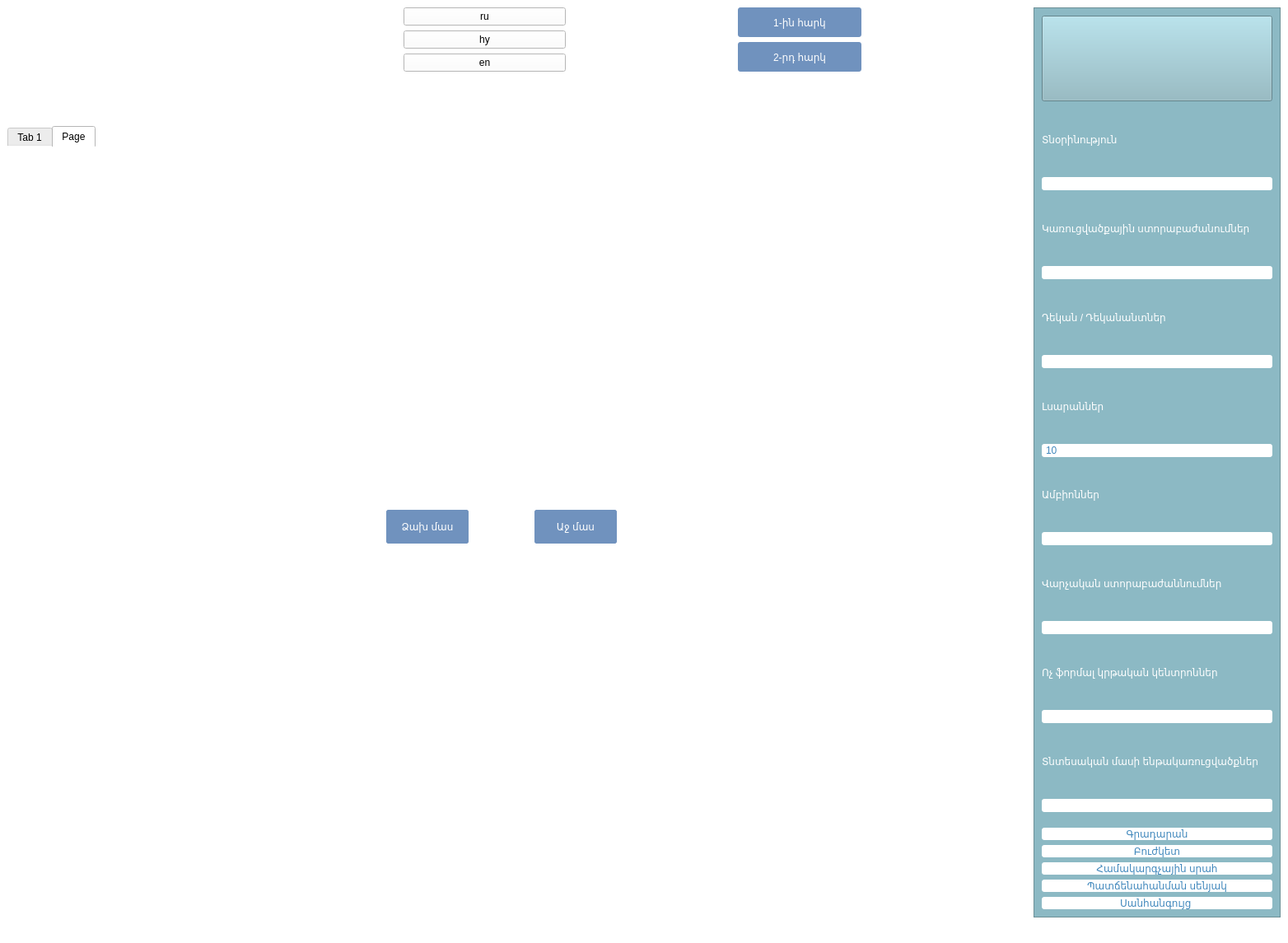
<?xml version="1.0" encoding="UTF-8"?>
<ui version="4.0">
 <class>MainWindow</class>
 <widget class="QMainWindow" name="MainWindow">
  <property name="geometry">
   <rect>
    <x>0</x>
    <y>0</y>
    <width>1564</width>
    <height>1145</height>
   </rect>
  </property>
  <property name="windowTitle">
   <string>MainWindow</string>
  </property>
  <property name="styleSheet">
   <string notr="true">background-color: rgb(255, 255, 255);</string>
  </property>
  <widget class="QWidget" name="centralwidget">
   <layout class="QGridLayout" name="gridLayout">
    <item row="3" column="5">
     <layout class="QVBoxLayout" name="verticalLayout_3">
      <item>
       <widget class="QPushButton" name="pushButton_floor1">
        <property name="maximumSize">
         <size>
          <width>150</width>
          <height>40</height>
         </size>
        </property>
        <property name="styleSheet">
         <string notr="true">color: rgb(255, 255, 255);
background-color: rgb(112, 146, 190);
font: 16pt &quot;Segoe UI&quot;;

border: none;
border-radius: 3px;</string>
        </property>
        <property name="text">
         <string>1-ին հարկ</string>
        </property>
       </widget>
      </item>
      <item>
       <widget class="QPushButton" name="pushButton_floor2">
        <property name="maximumSize">
         <size>
          <width>150</width>
          <height>40</height>
         </size>
        </property>
        <property name="styleSheet">
         <string notr="true">color: rgb(255, 255, 255);
background-color: rgb(112, 146, 190);
font: 16pt &quot;Segoe UI&quot;;

border: none;
border-radius: 3px;</string>
        </property>
        <property name="text">
         <string>2-րդ հարկ</string>
        </property>
       </widget>
      </item>
     </layout>
    </item>
    <item row="3" column="2">
     <widget class="QLabel" name="label_ned_logo">
      <property name="enabled">
       <bool>true</bool>
      </property>
      <property name="maximumSize">
       <size>
        <width>268</width>
        <height>78</height>
       </size>
      </property>
      <property name="text">
       <string/>
      </property>
      <property name="pixmap">
       <pixmap>../img/Logo/ned.png</pixmap>
      </property>
      <property name="scaledContents">
       <bool>true</bool>
      </property>
     </widget>
    </item>
    <item row="3" column="0">
     <widget class="QLabel" name="label_ysuib_logo">
      <property name="maximumSize">
       <size>
        <width>86</width>
        <height>81</height>
       </size>
      </property>
      <property name="text">
       <string/>
      </property>
      <property name="pixmap">
       <pixmap>../img/Logo/ysu.png</pixmap>
      </property>
      <property name="scaledContents">
       <bool>true</bool>
      </property>
     </widget>
    </item>
    <item row="3" column="6">
     <widget class="QLabel" name="label_ysu_img">
      <property name="maximumSize">
       <size>
        <width>210</width>
        <height>156</height>
       </size>
      </property>
      <property name="text">
       <string/>
      </property>
      <property name="pixmap">
       <pixmap>../img/Logo/ysuib_1.png</pixmap>
      </property>
      <property name="scaledContents">
       <bool>true</bool>
      </property>
     </widget>
    </item>
    <item row="14" column="0" colspan="7">
     <widget class="QTabWidget" name="tabWidget_floorplan">
      <property name="maximumSize">
       <size>
        <width>16777215</width>
        <height>16777215</height>
       </size>
      </property>
      <property name="styleSheet">
       <string notr="true">background-color: rgb(255, 255, 255);
border: none;</string>
      </property>
      <property name="currentIndex">
       <number>1</number>
      </property>
      <widget class="QWidget" name="tab">
       <attribute name="title">
        <string>Tab 1</string>
       </attribute>
       <widget class="QLabel" name="label_tab_floorplan1">
        <property name="geometry">
         <rect>
          <x>-15</x>
          <y>-10</y>
          <width>1221</width>
          <height>561</height>
         </rect>
        </property>
        <property name="styleSheet">
         <string notr="true"/>
        </property>
        <property name="text">
         <string/>
        </property>
        <property name="pixmap">
         <pixmap>../img/FloorOne/floor1.png</pixmap>
        </property>
        <property name="scaledContents">
         <bool>true</bool>
        </property>
       </widget>
       <widget class="QPushButton" name="pushButton_3">
        <property name="geometry">
         <rect>
          <x>240</x>
          <y>80</y>
          <width>91</width>
          <height>51</height>
         </rect>
        </property>
        <property name="styleSheet">
         <string notr="true">background-color: transparent; border: none;</string>
        </property>
        <property name="text">
         <string/>
        </property>
       </widget>
       <widget class="QPushButton" name="btn_in">
        <property name="geometry">
         <rect>
          <x>460</x>
          <y>440</y>
          <width>100</width>
          <height>41</height>
         </rect>
        </property>
        <property name="styleSheet">
         <string notr="true">color: rgb(255, 255, 255);

font: 16pt &quot;Segoe UI&quot;;

border: none;
border-radius: 3px;
background-color: rgb(112, 146, 190);</string>
        </property>
        <property name="text">
         <string>Ներս</string>
        </property>
       </widget>
       <widget class="QPushButton" name="btn_out">
        <property name="geometry">
         <rect>
          <x>640</x>
          <y>440</y>
          <width>100</width>
          <height>41</height>
         </rect>
        </property>
        <property name="styleSheet">
         <string notr="true">color: rgb(255, 255, 255);

font: 16pt &quot;Segoe UI&quot;;

border: none;
border-radius: 3px;
background-color: rgb(112, 146, 190);</string>
        </property>
        <property name="text">
         <string>Դուրս</string>
        </property>
       </widget>
       <widget class="QLabel" name="label_room_name">
        <property name="geometry">
         <rect>
          <x>320</x>
          <y>320</y>
          <width>561</width>
          <height>111</height>
         </rect>
        </property>
        <property name="styleSheet">
         <string notr="true">font: 14pt &quot;Segoe UI&quot;;
font: 700 14pt &quot;Segoe UI&quot;;
color: rgb(65, 136, 188);
background-color: rgb(255, 255, 255);
border: none;
border-radius: 3px;
text-align: center;</string>
        </property>
        <property name="text">
         <string/>
        </property>
        <property name="alignment">
         <set>Qt::AlignCenter</set>
        </property>
       </widget>
       <widget class="QPushButton" name="pushButton_11">
        <property name="geometry">
         <rect>
          <x>270</x>
          <y>160</y>
          <width>57</width>
          <height>61</height>
         </rect>
        </property>
        <property name="styleSheet">
         <string notr="true">background-color: transparent;</string>
        </property>
        <property name="text">
         <string/>
        </property>
       </widget>
       <widget class="QPushButton" name="pushButton_10">
        <property name="geometry">
         <rect>
          <x>330</x>
          <y>180</y>
          <width>61</width>
          <height>41</height>
         </rect>
        </property>
        <property name="styleSheet">
         <string notr="true">background-color: transparent;</string>
        </property>
        <property name="text">
         <string/>
        </property>
       </widget>
       <widget class="QPushButton" name="pushButton_19">
        <property name="geometry">
         <rect>
          <x>540</x>
          <y>40</y>
          <width>41</width>
          <height>81</height>
         </rect>
        </property>
        <property name="styleSheet">
         <string notr="true">background-color: transparent;</string>
        </property>
        <property name="text">
         <string/>
        </property>
       </widget>
       <widget class="QPushButton" name="pushButton_21">
        <property name="geometry">
         <rect>
          <x>620</x>
          <y>40</y>
          <width>41</width>
          <height>81</height>
         </rect>
        </property>
        <property name="styleSheet">
         <string notr="true">background-color: transparent;</string>
        </property>
        <property name="text">
         <string/>
        </property>
       </widget>
       <widget class="QPushButton" name="pushButton_28">
        <property name="geometry">
         <rect>
          <x>840</x>
          <y>160</y>
          <width>101</width>
          <height>61</height>
         </rect>
        </property>
        <property name="styleSheet">
         <string notr="true">background-color: transparent;</string>
        </property>
        <property name="text">
         <string/>
        </property>
       </widget>
       <widget class="QPushButton" name="pushButton_29">
        <property name="geometry">
         <rect>
          <x>1050</x>
          <y>220</y>
          <width>61</width>
          <height>61</height>
         </rect>
        </property>
        <property name="styleSheet">
         <string notr="true">background-color: transparent;</string>
        </property>
        <property name="text">
         <string/>
        </property>
       </widget>
       <widget class="QPushButton" name="pushButton_29a">
        <property name="geometry">
         <rect>
          <x>1120</x>
          <y>220</y>
          <width>51</width>
          <height>61</height>
         </rect>
        </property>
        <property name="styleSheet">
         <string notr="true">background-color: transparent;</string>
        </property>
        <property name="text">
         <string/>
        </property>
       </widget>
       <widget class="QPushButton" name="pushButton_30">
        <property name="geometry">
         <rect>
          <x>1080</x>
          <y>300</y>
          <width>91</width>
          <height>51</height>
         </rect>
        </property>
        <property name="styleSheet">
         <string notr="true">background-color: transparent;</string>
        </property>
        <property name="text">
         <string/>
        </property>
       </widget>
       <widget class="QPushButton" name="pushButton_58">
        <property name="geometry">
         <rect>
          <x>910</x>
          <y>430</y>
          <width>61</width>
          <height>61</height>
         </rect>
        </property>
        <property name="styleSheet">
         <string notr="true">background-color: transparent;</string>
        </property>
        <property name="text">
         <string/>
        </property>
       </widget>
       <widget class="QPushButton" name="pushButton_31">
        <property name="geometry">
         <rect>
          <x>980</x>
          <y>390</y>
          <width>61</width>
          <height>101</height>
         </rect>
        </property>
        <property name="styleSheet">
         <string notr="true">background-color: transparent;</string>
        </property>
        <property name="text">
         <string/>
        </property>
       </widget>
       <widget class="QPushButton" name="pushButton_library">
        <property name="geometry">
         <rect>
          <x>500</x>
          <y>150</y>
          <width>201</width>
          <height>61</height>
         </rect>
        </property>
        <property name="styleSheet">
         <string notr="true">background-color: transparent;</string>
        </property>
        <property name="text">
         <string/>
        </property>
       </widget>
       <widget class="QPushButton" name="pushButton_wc_m">
        <property name="geometry">
         <rect>
          <x>940</x>
          <y>230</y>
          <width>31</width>
          <height>51</height>
         </rect>
        </property>
        <property name="styleSheet">
         <string notr="true">background-color: transparent;</string>
        </property>
        <property name="text">
         <string/>
        </property>
       </widget>
       <widget class="QPushButton" name="pushButton_wc_w1">
        <property name="geometry">
         <rect>
          <x>990</x>
          <y>230</y>
          <width>51</width>
          <height>51</height>
         </rect>
        </property>
        <property name="styleSheet">
         <string notr="true">background-color: transparent;</string>
        </property>
        <property name="text">
         <string/>
        </property>
       </widget>
       <widget class="QPushButton" name="pushButton_wc_w2">
        <property name="geometry">
         <rect>
          <x>420</x>
          <y>160</y>
          <width>21</width>
          <height>61</height>
         </rect>
        </property>
        <property name="styleSheet">
         <string notr="true">background-color: transparent;</string>
        </property>
        <property name="text">
         <string/>
        </property>
       </widget>
       <widget class="QPushButton" name="pushButton_computer_room">
        <property name="geometry">
         <rect>
          <x>810</x>
          <y>80</y>
          <width>121</width>
          <height>61</height>
         </rect>
        </property>
        <property name="styleSheet">
         <string notr="true">background-color: transparent;</string>
        </property>
        <property name="text">
         <string/>
        </property>
       </widget>
       <widget class="QPushButton" name="pushButton_xerox">
        <property name="geometry">
         <rect>
          <x>270</x>
          <y>250</y>
          <width>61</width>
          <height>41</height>
         </rect>
        </property>
        <property name="styleSheet">
         <string notr="true">background-color: transparent;</string>
        </property>
        <property name="text">
         <string/>
        </property>
       </widget>
       <widget class="QPushButton" name="pushButton_bujket">
        <property name="geometry">
         <rect>
          <x>470</x>
          <y>150</y>
          <width>21</width>
          <height>61</height>
         </rect>
        </property>
        <property name="styleSheet">
         <string notr="true">background-color: transparent;</string>
        </property>
        <property name="text">
         <string/>
        </property>
       </widget>
       <widget class="QLabel" name="label_2">
        <property name="geometry">
         <rect>
          <x>-12</x>
          <y>-5</y>
          <width>221</width>
          <height>51</height>
         </rect>
        </property>
        <property name="styleSheet">
         <string notr="true">background-color: rgb(255, 255, 255);</string>
        </property>
        <property name="text">
         <string/>
        </property>
       </widget>
       <widget class="QLabel" name="label_3">
        <property name="geometry">
         <rect>
          <x>1200</x>
          <y>10</y>
          <width>49</width>
          <height>581</height>
         </rect>
        </property>
        <property name="styleSheet">
         <string notr="true">background-color: rgb(255, 255, 255);</string>
        </property>
        <property name="text">
         <string/>
        </property>
       </widget>
      </widget>
      <widget class="QWidget" name="tab_floorplan2">
       <attribute name="title">
        <string>Page</string>
       </attribute>
       <widget class="QLabel" name="label_tab_floorplan2">
        <property name="geometry">
         <rect>
          <x>-30</x>
          <y>-30</y>
          <width>1251</width>
          <height>601</height>
         </rect>
        </property>
        <property name="text">
         <string/>
        </property>
        <property name="pixmap">
         <pixmap>../img/FloorTwo/floor2_L.png</pixmap>
        </property>
        <property name="scaledContents">
         <bool>true</bool>
        </property>
       </widget>
       <widget class="QPushButton" name="btn_in2">
        <property name="geometry">
         <rect>
          <x>460</x>
          <y>440</y>
          <width>100</width>
          <height>41</height>
         </rect>
        </property>
        <property name="styleSheet">
         <string notr="true">color: rgb(255, 255, 255);

font: 16pt &quot;Segoe UI&quot;;

border: none;
border-radius: 3px;
background-color: rgb(112, 146, 190);</string>
        </property>
        <property name="text">
         <string>Ներս</string>
        </property>
       </widget>
       <widget class="QPushButton" name="btn_out2">
        <property name="geometry">
         <rect>
          <x>640</x>
          <y>440</y>
          <width>100</width>
          <height>41</height>
         </rect>
        </property>
        <property name="styleSheet">
         <string notr="true">color: rgb(255, 255, 255);

font: 16pt &quot;Segoe UI&quot;;

border: none;
border-radius: 3px;
background-color: rgb(112, 146, 190);</string>
        </property>
        <property name="text">
         <string>Դուրս</string>
        </property>
       </widget>
       <widget class="QLabel" name="label_room_name2">
        <property name="geometry">
         <rect>
          <x>320</x>
          <y>320</y>
          <width>561</width>
          <height>111</height>
         </rect>
        </property>
        <property name="styleSheet">
         <string notr="true">font: 14pt &quot;Segoe UI&quot;;
font: 700 14pt &quot;Segoe UI&quot;;
color: rgb(65, 136, 188);
background-color: rgb(255, 255, 255);
border: none;
border-radius: 3px;
text-align: center;</string>
        </property>
        <property name="text">
         <string/>
        </property>
        <property name="alignment">
         <set>Qt::AlignCenter</set>
        </property>
       </widget>
       <widget class="QPushButton" name="pushButton_48">
        <property name="geometry">
         <rect>
          <x>609</x>
          <y>10</y>
          <width>41</width>
          <height>91</height>
         </rect>
        </property>
        <property name="styleSheet">
         <string notr="true">background-color: transparent;</string>
        </property>
        <property name="text">
         <string/>
        </property>
       </widget>
       <widget class="QPushButton" name="pushButton_49">
        <property name="geometry">
         <rect>
          <x>1050</x>
          <y>490</y>
          <width>41</width>
          <height>91</height>
         </rect>
        </property>
        <property name="styleSheet">
         <string notr="true">background-color: transparent;</string>
        </property>
        <property name="text">
         <string/>
        </property>
       </widget>
       <widget class="QPushButton" name="pushButton_47">
        <property name="geometry">
         <rect>
          <x>609</x>
          <y>143</y>
          <width>41</width>
          <height>71</height>
         </rect>
        </property>
        <property name="styleSheet">
         <string notr="true">background-color: transparent;</string>
        </property>
        <property name="text">
         <string/>
        </property>
       </widget>
       <widget class="QPushButton" name="pushButton_51">
        <property name="geometry">
         <rect>
          <x>680</x>
          <y>70</y>
          <width>131</width>
          <height>61</height>
         </rect>
        </property>
        <property name="styleSheet">
         <string notr="true">background-color: transparent;</string>
        </property>
        <property name="text">
         <string/>
        </property>
       </widget>
       <widget class="QPushButton" name="pushButton_50">
        <property name="geometry">
         <rect>
          <x>680</x>
          <y>140</y>
          <width>101</width>
          <height>61</height>
         </rect>
        </property>
        <property name="styleSheet">
         <string notr="true">background-color: transparent;</string>
        </property>
        <property name="text">
         <string/>
        </property>
       </widget>
       <widget class="QPushButton" name="pushButton_52">
        <property name="geometry">
         <rect>
          <x>820</x>
          <y>70</y>
          <width>61</width>
          <height>61</height>
         </rect>
        </property>
        <property name="styleSheet">
         <string notr="true">background-color: transparent;</string>
        </property>
        <property name="text">
         <string/>
        </property>
       </widget>
       <widget class="QPushButton" name="pushButton_52a">
        <property name="geometry">
         <rect>
          <x>890</x>
          <y>70</y>
          <width>51</width>
          <height>61</height>
         </rect>
        </property>
        <property name="styleSheet">
         <string notr="true">background-color: transparent;</string>
        </property>
        <property name="text">
         <string/>
        </property>
       </widget>
       <widget class="QPushButton" name="pushButton_53">
        <property name="geometry">
         <rect>
          <x>850</x>
          <y>160</y>
          <width>91</width>
          <height>41</height>
         </rect>
        </property>
        <property name="styleSheet">
         <string notr="true">background-color: transparent;</string>
        </property>
        <property name="text">
         <string/>
        </property>
       </widget>
       <widget class="QPushButton" name="pushButton_54">
        <property name="geometry">
         <rect>
          <x>1050</x>
          <y>190</y>
          <width>61</width>
          <height>61</height>
         </rect>
        </property>
        <property name="styleSheet">
         <string notr="true">background-color: transparent;</string>
        </property>
        <property name="text">
         <string/>
        </property>
       </widget>
       <widget class="QPushButton" name="pushButton_54a">
        <property name="geometry">
         <rect>
          <x>1120</x>
          <y>190</y>
          <width>61</width>
          <height>61</height>
         </rect>
        </property>
        <property name="styleSheet">
         <string notr="true">background-color: transparent;</string>
        </property>
        <property name="text">
         <string/>
        </property>
       </widget>
       <widget class="QPushButton" name="pushButton_55">
        <property name="geometry">
         <rect>
          <x>1090</x>
          <y>280</y>
          <width>91</width>
          <height>41</height>
         </rect>
        </property>
        <property name="styleSheet">
         <string notr="true">background-color: transparent;</string>
        </property>
        <property name="text">
         <string/>
        </property>
       </widget>
       <widget class="QPushButton" name="pushButton_57">
        <property name="geometry">
         <rect>
          <x>920</x>
          <y>330</y>
          <width>61</width>
          <height>131</height>
         </rect>
        </property>
        <property name="styleSheet">
         <string notr="true">background-color: transparent;</string>
        </property>
        <property name="text">
         <string/>
        </property>
       </widget>
       <widget class="QPushButton" name="pushButton_56">
        <property name="geometry">
         <rect>
          <x>990</x>
          <y>370</y>
          <width>51</width>
          <height>91</height>
         </rect>
        </property>
        <property name="styleSheet">
         <string notr="true">background-color: transparent;</string>
        </property>
        <property name="text">
         <string/>
        </property>
       </widget>
       <widget class="QPushButton" name="pushButton_46">
        <property name="geometry">
         <rect>
          <x>570</x>
          <y>10</y>
          <width>41</width>
          <height>91</height>
         </rect>
        </property>
        <property name="styleSheet">
         <string notr="true">background-color: transparent;</string>
        </property>
        <property name="text">
         <string/>
        </property>
       </widget>
       <widget class="QPushButton" name="pushButton_59">
        <property name="geometry">
         <rect>
          <x>1000</x>
          <y>490</y>
          <width>41</width>
          <height>91</height>
         </rect>
        </property>
        <property name="styleSheet">
         <string notr="true">background-color: transparent;</string>
        </property>
        <property name="text">
         <string/>
        </property>
       </widget>
       <widget class="QPushButton" name="btn_left">
        <property name="geometry">
         <rect>
          <x>460</x>
          <y>440</y>
          <width>100</width>
          <height>41</height>
         </rect>
        </property>
        <property name="styleSheet">
         <string notr="true">color: rgb(255, 255, 255);

font: 16pt &quot;Segoe UI&quot;;

border: none;
border-radius: 3px;
background-color: rgb(112, 146, 190);</string>
        </property>
        <property name="text">
         <string>Ձախ մաս</string>
        </property>
       </widget>
       <widget class="QPushButton" name="btn_right">
        <property name="geometry">
         <rect>
          <x>640</x>
          <y>440</y>
          <width>100</width>
          <height>41</height>
         </rect>
        </property>
        <property name="styleSheet">
         <string notr="true">color: rgb(255, 255, 255);

font: 16pt &quot;Segoe UI&quot;;

border: none;
border-radius: 3px;
background-color: rgb(112, 146, 190);</string>
        </property>
        <property name="text">
         <string>Աջ մաս</string>
        </property>
       </widget>
       <widget class="QPushButton" name="pushButton_45">
        <property name="geometry">
         <rect>
          <x>520</x>
          <y>10</y>
          <width>41</width>
          <height>91</height>
         </rect>
        </property>
        <property name="styleSheet">
         <string notr="true">background-color: transparent;</string>
        </property>
        <property name="text">
         <string/>
        </property>
       </widget>
       <widget class="QPushButton" name="pushButton_44">
        <property name="geometry">
         <rect>
          <x>520</x>
          <y>160</y>
          <width>81</width>
          <height>51</height>
         </rect>
        </property>
        <property name="styleSheet">
         <string notr="true">background-color: transparent;</string>
        </property>
        <property name="text">
         <string/>
        </property>
       </widget>
       <widget class="QPushButton" name="pushButton_41">
        <property name="geometry">
         <rect>
          <x>440</x>
          <y>60</y>
          <width>71</width>
          <height>71</height>
         </rect>
        </property>
        <property name="styleSheet">
         <string notr="true">background-color: transparent;</string>
        </property>
        <property name="text">
         <string/>
        </property>
       </widget>
       <widget class="QPushButton" name="pushButton_40">
        <property name="geometry">
         <rect>
          <x>390</x>
          <y>70</y>
          <width>41</width>
          <height>61</height>
         </rect>
        </property>
        <property name="styleSheet">
         <string notr="true">background-color: transparent;</string>
        </property>
        <property name="text">
         <string/>
        </property>
       </widget>
       <widget class="QPushButton" name="pushButton_39">
        <property name="geometry">
         <rect>
          <x>260</x>
          <y>70</y>
          <width>121</width>
          <height>61</height>
         </rect>
        </property>
        <property name="styleSheet">
         <string notr="true">background-color: transparent;</string>
        </property>
        <property name="text">
         <string/>
        </property>
       </widget>
       <widget class="QPushButton" name="pushButton_38">
        <property name="geometry">
         <rect>
          <x>260</x>
          <y>140</y>
          <width>81</width>
          <height>61</height>
         </rect>
        </property>
        <property name="styleSheet">
         <string notr="true">background-color: transparent;</string>
        </property>
        <property name="text">
         <string/>
        </property>
       </widget>
      </widget>
     </widget>
    </item>
    <item row="3" column="1">
     <widget class="QLabel" name="label_restart_logo">
      <property name="maximumSize">
       <size>
        <width>180</width>
        <height>72</height>
       </size>
      </property>
      <property name="text">
       <string/>
      </property>
      <property name="pixmap">
       <pixmap>../img/Logo/restart.png</pixmap>
      </property>
      <property name="scaledContents">
       <bool>true</bool>
      </property>
     </widget>
    </item>
    <item row="3" column="7" rowspan="12">
     <widget class="QScrollArea" name="area">
      <property name="maximumSize">
       <size>
        <width>300</width>
        <height>16777215</height>
       </size>
      </property>
      <property name="styleSheet">
       <string notr="true">background-color: rgb(140, 185, 196);


</string>
      </property>
      <property name="widgetResizable">
       <bool>true</bool>
      </property>
      <widget class="QWidget" name="scrollAreaWidgetContents_2">
       <property name="geometry">
        <rect>
         <x>0</x>
         <y>0</y>
         <width>298</width>
         <height>1082</height>
        </rect>
       </property>
       <layout class="QVBoxLayout" name="verticalLayout">
        <item>
         <widget class="QPushButton" name="pushButton">
          <property name="enabled">
           <bool>true</bool>
          </property>
          <property name="sizePolicy">
           <sizepolicy hsizetype="Minimum" vsizetype="Maximum">
            <horstretch>0</horstretch>
            <verstretch>0</verstretch>
           </sizepolicy>
          </property>
          <property name="minimumSize">
           <size>
            <width>280</width>
            <height>104</height>
           </size>
          </property>
          <property name="maximumSize">
           <size>
            <width>280</width>
            <height>300</height>
           </size>
          </property>
          <property name="styleSheet">
           <string notr="true">border-image: url(../img/Logo/ssc.png)</string>
          </property>
          <property name="text">
           <string/>
          </property>
         </widget>
        </item>
        <item>
         <widget class="QLabel" name="label_varchakan_bajin">
          <property name="styleSheet">
           <string notr="true">color:  rgb(255, 255, 255);
font: 12pt &quot;Segoe UI&quot;;</string>
          </property>
          <property name="text">
           <string>Տնօրինություն</string>
          </property>
         </widget>
        </item>
        <item>
         <widget class="QComboBox" name="tnorinutyun">
          <property name="maximumSize">
           <size>
            <width>280</width>
            <height>16777215</height>
           </size>
          </property>
          <property name="styleSheet">
           <string notr="true">#tnorinutyun{
font: 14pt &quot;Segoe UI&quot;;
color: rgb(65, 136, 188);
background-color: rgb(255, 255, 255);
border: none;
border-radius: 3px;
}

#tnorinutyun::drop-down{
border: 0px;
}

QListView{
font: 14pt &quot;Segoe UI&quot;;
color: rgb(65, 136, 188);
background-color: rgb(255, 255, 255);
border: none;

}

QListView:item{
margin: 1px 0px 1px 0px;
}</string>
          </property>
         </widget>
        </item>
        <item>
         <widget class="QLabel" name="label_bajinner">
          <property name="maximumSize">
           <size>
            <width>280</width>
            <height>16777215</height>
           </size>
          </property>
          <property name="styleSheet">
           <string notr="true">color:  rgb(255, 255, 255);
font: 12pt &quot;Segoe UI&quot;;</string>
          </property>
          <property name="text">
           <string>Կառուցվածքային ստորաբաժանումներ</string>
          </property>
         </widget>
        </item>
        <item>
         <widget class="QComboBox" name="karucvatsqayin">
          <property name="maximumSize">
           <size>
            <width>280</width>
            <height>16777215</height>
           </size>
          </property>
          <property name="styleSheet">
           <string notr="true">#karucvatsqayin{
font: 14pt &quot;Segoe UI&quot;;
color: rgb(65, 136, 188);
background-color: rgb(255, 255, 255);
border: none;
border-radius: 3px;
}

#karucvatsqayin::drop-down{
border: 0px;
}

QListView{
font: 14pt &quot;Segoe UI&quot;;
color: rgb(65, 136, 188);
background-color: rgb(255, 255, 255);
border: none;

}

QListView:item{
margin: 1px 0px 1px 0px;
}</string>
          </property>
         </widget>
        </item>
        <item>
         <widget class="QLabel" name="label_dekan">
          <property name="styleSheet">
           <string notr="true">color:  rgb(255, 255, 255);
font: 12pt &quot;Segoe UI&quot;;</string>
          </property>
          <property name="text">
           <string>Դեկան / Դեկանանտներ</string>
          </property>
         </widget>
        </item>
        <item>
         <widget class="QComboBox" name="dekanatner">
          <property name="maximumSize">
           <size>
            <width>280</width>
            <height>16777215</height>
           </size>
          </property>
          <property name="styleSheet">
           <string notr="true">#dekanatner{
font: 14pt &quot;Segoe UI&quot;;
color: rgb(65, 136, 188);
background-color: rgb(255, 255, 255);
border: none;
border-radius: 3px;
}

#dekanatner::drop-down{
border: 0px;
}

QListView{
font: 14pt &quot;Segoe UI&quot;;
color: rgb(65, 136, 188);
background-color: rgb(255, 255, 255);
border: none;

}

QListView:item{
margin: 1px 0px 1px 0px;
}</string>
          </property>
         </widget>
        </item>
        <item>
         <widget class="QLabel" name="label_lsaranner">
          <property name="styleSheet">
           <string notr="true">color:  rgb(255, 255, 255);
font: 12pt &quot;Segoe UI&quot;;</string>
          </property>
          <property name="text">
           <string>Լսարաններ</string>
          </property>
         </widget>
        </item>
        <item>
         <widget class="QComboBox" name="lsaranner">
          <property name="maximumSize">
           <size>
            <width>280</width>
            <height>16777215</height>
           </size>
          </property>
          <property name="styleSheet">
           <string notr="true">#lsaranner{
font: 14pt &quot;Segoe UI&quot;;
color: rgb(65, 136, 188);
background-color: rgb(255, 255, 255);
border: none;
border-radius: 3px;
}

#lsaranner::drop-down{
border: 0px;
}

QListView{
font: 14pt &quot;Segoe UI&quot;;
color: rgb(65, 136, 188);
background-color: rgb(255, 255, 255);
border: none;

}

QListView:item{
margin: 1px 0px 1px 0px;
}

QScrollBar::sub-line:vertical{
border: none;
background-color: transparent;
}

QScrollBar::add-line:vertical{
border: none;
background-color: transparent;
}

QScrollBar::handle:vertical{
border: none;
background-color: transparent;
}
</string>
          </property>
          <item>
           <property name="text">
            <string>10</string>
           </property>
          </item>
          <item>
           <property name="text">
            <string>11</string>
           </property>
          </item>
          <item>
           <property name="text">
            <string>19</string>
           </property>
          </item>
          <item>
           <property name="text">
            <string>21</string>
           </property>
          </item>
          <item>
           <property name="text">
            <string>28</string>
           </property>
          </item>
          <item>
           <property name="text">
            <string>29</string>
           </property>
          </item>
          <item>
           <property name="text">
            <string>29Ա</string>
           </property>
          </item>
          <item>
           <property name="text">
            <string>30</string>
           </property>
          </item>
          <item>
           <property name="text">
            <string>31</string>
           </property>
          </item>
          <item>
           <property name="text">
            <string>38</string>
           </property>
          </item>
          <item>
           <property name="text">
            <string>39</string>
           </property>
          </item>
          <item>
           <property name="text">
            <string>40</string>
           </property>
          </item>
          <item>
           <property name="text">
            <string>41</string>
           </property>
          </item>
          <item>
           <property name="text">
            <string>44</string>
           </property>
          </item>
          <item>
           <property name="text">
            <string>45</string>
           </property>
          </item>
          <item>
           <property name="text">
            <string>46</string>
           </property>
          </item>
          <item>
           <property name="text">
            <string>47</string>
           </property>
          </item>
          <item>
           <property name="text">
            <string>48</string>
           </property>
          </item>
          <item>
           <property name="text">
            <string>50</string>
           </property>
          </item>
          <item>
           <property name="text">
            <string>51</string>
           </property>
          </item>
          <item>
           <property name="text">
            <string>52</string>
           </property>
          </item>
          <item>
           <property name="text">
            <string>52Ա</string>
           </property>
          </item>
          <item>
           <property name="text">
            <string>53</string>
           </property>
          </item>
          <item>
           <property name="text">
            <string>54</string>
           </property>
          </item>
          <item>
           <property name="text">
            <string>54Ա</string>
           </property>
          </item>
          <item>
           <property name="text">
            <string>55</string>
           </property>
          </item>
          <item>
           <property name="text">
            <string>56</string>
           </property>
          </item>
          <item>
           <property name="text">
            <string>57</string>
           </property>
          </item>
          <item>
           <property name="text">
            <string>58</string>
           </property>
          </item>
         </widget>
        </item>
        <item>
         <widget class="QLabel" name="label_ambionner">
          <property name="styleSheet">
           <string notr="true">color:  rgb(255, 255, 255);
font: 12pt &quot;Segoe UI&quot;;
</string>
          </property>
          <property name="text">
           <string>Ամբիոններ</string>
          </property>
         </widget>
        </item>
        <item>
         <widget class="QComboBox" name="ambionner">
          <property name="maximumSize">
           <size>
            <width>280</width>
            <height>16777215</height>
           </size>
          </property>
          <property name="styleSheet">
           <string notr="true">#ambionner{
font: 14pt &quot;Segoe UI&quot;;
color: rgb(65, 136, 188);
background-color: rgb(255, 255, 255);
border: none;
border-radius: 3px;
}

#ambionner::drop-down{
border: 0px;
}

QListView{
font: 14pt &quot;Segoe UI&quot;;
color: rgb(65, 136, 188);
background-color: rgb(255, 255, 255);
border: none;

}

QListView:item{
margin: 1px 0px 1px 0px;
}</string>
          </property>
         </widget>
        </item>
        <item>
         <widget class="QLabel" name="label_ayl">
          <property name="styleSheet">
           <string notr="true">color:  rgb(255, 255, 255);
font: 12pt &quot;Segoe UI&quot;;</string>
          </property>
          <property name="text">
           <string>Վարչական ստորաբաժաննումներ</string>
          </property>
         </widget>
        </item>
        <item>
         <widget class="QComboBox" name="varchakan">
          <property name="maximumSize">
           <size>
            <width>280</width>
            <height>16777215</height>
           </size>
          </property>
          <property name="styleSheet">
           <string notr="true">#varchakan{
font: 14pt &quot;Segoe UI&quot;;
color: rgb(65, 136, 188);
background-color: rgb(255, 255, 255);
border: none;
border-radius: 3px;
}

#varchakan::drop-down{
border: 0px;
}

QListView{
font: 14pt &quot;Segoe UI&quot;;
color: rgb(65, 136, 188);
background-color: rgb(255, 255, 255);
border: none;

}

QListView:item{
margin: 1px 0px 1px 0px;
}</string>
          </property>
         </widget>
        </item>
        <item>
         <widget class="QLabel" name="label_kentronner">
          <property name="styleSheet">
           <string notr="true">color:  rgb(255, 255, 255);
font: 12pt &quot;Segoe UI&quot;;</string>
          </property>
          <property name="text">
           <string>Ոչ ֆորմալ կրթական կենտրոններ</string>
          </property>
         </widget>
        </item>
        <item>
         <widget class="QComboBox" name="kentronner">
          <property name="maximumSize">
           <size>
            <width>280</width>
            <height>16777215</height>
           </size>
          </property>
          <property name="styleSheet">
           <string notr="true">#kentronner{
font: 14pt &quot;Segoe UI&quot;;
color: rgb(65, 136, 188);
background-color: rgb(255, 255, 255);
border: none;
border-radius: 3px;
}

#kentronner::drop-down{
border: 0px;
}

QListView{
font: 14pt &quot;Segoe UI&quot;;
color: rgb(65, 136, 188);
background-color: rgb(255, 255, 255);
border: none;

}

QListView:item{
margin: 1px 0px 1px 0px;
}</string>
          </property>
         </widget>
        </item>
        <item>
         <widget class="QLabel" name="label_tntesakan">
          <property name="maximumSize">
           <size>
            <width>280</width>
            <height>16777215</height>
           </size>
          </property>
          <property name="styleSheet">
           <string notr="true">color:  rgb(255, 255, 255);
font: 12pt &quot;Segoe UI&quot;;</string>
          </property>
          <property name="text">
           <string>Տնտեսական մասի ենթակառուցվածքներ</string>
          </property>
         </widget>
        </item>
        <item>
         <widget class="QComboBox" name="tntesakan">
          <property name="maximumSize">
           <size>
            <width>280</width>
            <height>16777215</height>
           </size>
          </property>
          <property name="styleSheet">
           <string notr="true">#tntesakan{
font: 14pt &quot;Segoe UI&quot;;
color: rgb(65, 136, 188);
background-color: rgb(255, 255, 255);
border: none;
border-radius: 3px;
}

#tntesakan::drop-down{
border: 0px;
}

QListView{
font: 14pt &quot;Segoe UI&quot;;
color: rgb(65, 136, 188);
background-color: rgb(255, 255, 255);
border: none;

}

QListView:item{
margin: 1px 0px 1px 0px;
}</string>
          </property>
         </widget>
        </item>
        <item>
         <widget class="QLabel" name="label">
          <property name="maximumSize">
           <size>
            <width>16777215</width>
            <height>7</height>
           </size>
          </property>
          <property name="text">
           <string/>
          </property>
         </widget>
        </item>
        <item>
         <widget class="QPushButton" name="library">
          <property name="maximumSize">
           <size>
            <width>280</width>
            <height>16777215</height>
           </size>
          </property>
          <property name="styleSheet">
           <string notr="true">font: 14pt &quot;Segoe UI&quot;;
color: rgb(65, 136, 188);
background-color: rgb(255, 255, 255);
border: none;
border-radius: 3px;</string>
          </property>
          <property name="text">
           <string>Գրադարան</string>
          </property>
         </widget>
        </item>
        <item>
         <widget class="QPushButton" name="bujket">
          <property name="maximumSize">
           <size>
            <width>280</width>
            <height>16777215</height>
           </size>
          </property>
          <property name="styleSheet">
           <string notr="true">font: 14pt &quot;Segoe UI&quot;;
color: rgb(65, 136, 188);
background-color: rgb(255, 255, 255);
border: none;
border-radius: 3px;</string>
          </property>
          <property name="text">
           <string>Բուժկետ</string>
          </property>
         </widget>
        </item>
        <item>
         <widget class="QPushButton" name="computer_room">
          <property name="maximumSize">
           <size>
            <width>280</width>
            <height>16777215</height>
           </size>
          </property>
          <property name="styleSheet">
           <string notr="true">font: 14pt &quot;Segoe UI&quot;;
color: rgb(65, 136, 188);
background-color: rgb(255, 255, 255);
border: none;
border-radius: 3px;</string>
          </property>
          <property name="text">
           <string>Համակարգչային սրահ</string>
          </property>
         </widget>
        </item>
        <item>
         <widget class="QPushButton" name="xerox">
          <property name="maximumSize">
           <size>
            <width>280</width>
            <height>16777215</height>
           </size>
          </property>
          <property name="styleSheet">
           <string notr="true">font: 14pt &quot;Segoe UI&quot;;
color: rgb(65, 136, 188);
background-color: rgb(255, 255, 255);
border: none;
border-radius: 3px;</string>
          </property>
          <property name="text">
           <string>Պատճենահանման սենյակ</string>
          </property>
         </widget>
        </item>
        <item>
         <widget class="QPushButton" name="wc">
          <property name="maximumSize">
           <size>
            <width>280</width>
            <height>16777215</height>
           </size>
          </property>
          <property name="styleSheet">
           <string notr="true">font: 14pt &quot;Segoe UI&quot;;
color: rgb(65, 136, 188);
background-color: rgb(255, 255, 255);
border: none;
border-radius: 3px;</string>
          </property>
          <property name="text">
           <string>Սանհանգույց </string>
          </property>
         </widget>
        </item>
       </layout>
      </widget>
     </widget>
    </item>
    <item row="3" column="3">
     <layout class="QVBoxLayout" name="verticalLayout_2">
      <item>
       <widget class="QPushButton" name="pushButton_ru">
        <property name="text">
         <string>ru</string>
        </property>
       </widget>
      </item>
      <item>
       <widget class="QPushButton" name="pushButton_hy">
        <property name="text">
         <string>hy</string>
        </property>
       </widget>
      </item>
      <item>
       <widget class="QPushButton" name="pushButton_en">
        <property name="text">
         <string>en</string>
        </property>
       </widget>
      </item>
     </layout>
    </item>
   </layout>
  </widget>
  <widget class="QMenuBar" name="menubar">
   <property name="geometry">
    <rect>
     <x>0</x>
     <y>0</y>
     <width>1564</width>
     <height>21</height>
    </rect>
   </property>
  </widget>
  <widget class="QStatusBar" name="statusbar"/>
 </widget>
 <resources/>
 <connections/>
</ui>
